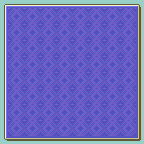

The image is a tile-based game level rendered from a .tmx file. Its description and complete source (layers, tilesets, objects, tile grids) follow:
An orthogonal 18x18 tile map with 8x8 px tiles, 1 tile layer (Tile Layer 1).

<map version="1.4" tiledversion="2020.12.18" orientation="orthogonal" renderorder="right-down" width="18" height="18" tilewidth="8" tileheight="8" infinite="0" nextlayerid="2" nextobjectid="1">
 <tileset firstgid="1" source="../../../Tilesets/FE6/PageAndPortrait/PageAndPortrait.tsx" />
 <layer id="1" name="Tile Layer 1" width="18" height="18">
  <data encoding="csv">
2,3,3,3,3,3,3,3,3,3,3,3,3,3,3,3,3,4,
5,92,93,92,93,92,93,92,93,92,93,92,93,92,93,92,93,7,
5,94,95,94,95,94,95,94,95,94,95,94,95,94,95,94,95,7,
5,92,93,92,93,92,93,92,93,92,93,92,93,92,93,92,93,7,
5,94,95,94,95,94,95,94,95,94,95,94,95,94,95,94,95,7,
5,92,93,92,93,92,93,92,93,92,93,92,93,92,93,92,93,7,
5,94,95,94,95,94,95,94,95,94,95,94,95,94,95,94,95,7,
5,92,93,92,93,92,93,92,93,92,93,92,93,92,93,92,93,7,
5,94,95,94,95,94,95,94,95,94,95,94,95,94,95,94,95,7,
5,92,93,92,93,92,93,92,93,92,93,92,93,92,93,92,93,7,
5,94,95,94,95,94,95,94,95,94,95,94,95,94,95,94,95,7,
5,92,93,92,93,92,93,92,93,92,93,92,93,92,93,92,93,7,
5,94,95,94,95,94,95,94,95,94,95,94,95,94,95,94,95,7,
5,92,93,92,93,92,93,92,93,92,93,92,93,92,93,92,93,7,
5,94,95,94,95,94,95,94,95,94,95,94,95,94,95,94,95,7,
5,92,93,92,93,92,93,92,93,92,93,92,93,92,93,92,93,7,
5,94,95,94,95,94,95,94,95,94,95,94,95,94,95,94,95,7,
8,9,9,9,9,9,9,9,9,9,9,9,9,9,9,9,9,10
</data>
 </layer>
</map>
